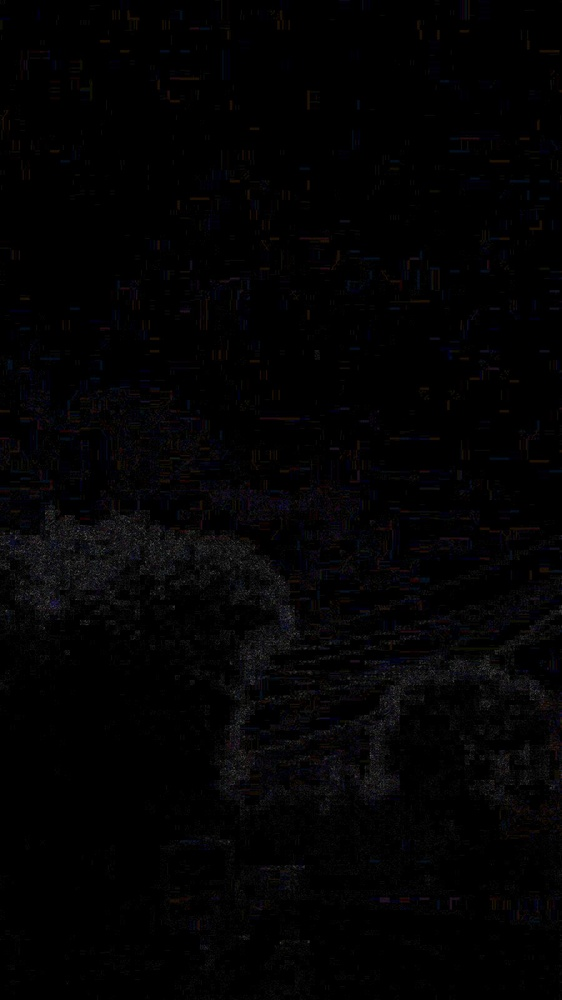
#> input picture output/ela_edited_result.jpeg, 562 x 1000 px, shrunk from 900 x 1600 before the run
$ python analyze.py output/ela_edited_result.jpeg
#> lines starting #> are read from the running program, lines starting #| are printed output that depends on the picture
### modules/ela.py
from PIL import Image, ImageChops, ImageEnhance
from io import BytesIO


def run_ela(image_path, output_path, quality=90):
    # 1. open the original image, convert to RGB
#> called with image_path = 'output/ela_edited_result.jpeg', output_path = 'output/ela_edited_result.jpeg', quality = 90
    with Image.open(image_path) as im_rgba:
#> im_rgba is the input picture: PIL image 562x1000 RGB; mean R, G, B 3, 2.7, 3.4
        im_rgb = im_rgba.convert(mode='RGB')

    # 2. save it temporarily to a buffer/temp file at the given quality
    #    (this re-compresses it — authentic regions settle, tampered ones don't)
    image_Buffer = BytesIO()
    im_rgb.save(image_Buffer, format="JPEG", quality=quality)

    # 3. open that resaved version
    image1 = Image.open(image_path)
    image_Buffer.seek(0)
    image2 = Image.open(image_Buffer)

    # 4. compute pixel-wise difference between original and resaved
    #    (use ImageChops.difference)
    result = ImageChops.difference(image1, image2)

    # 5. amplify the difference so it's humanly visible
    #    (scale brightness up — a factor like 10-15x)
    enhanced = ImageEnhance.Brightness(result)
    result = enhanced.enhance(15)
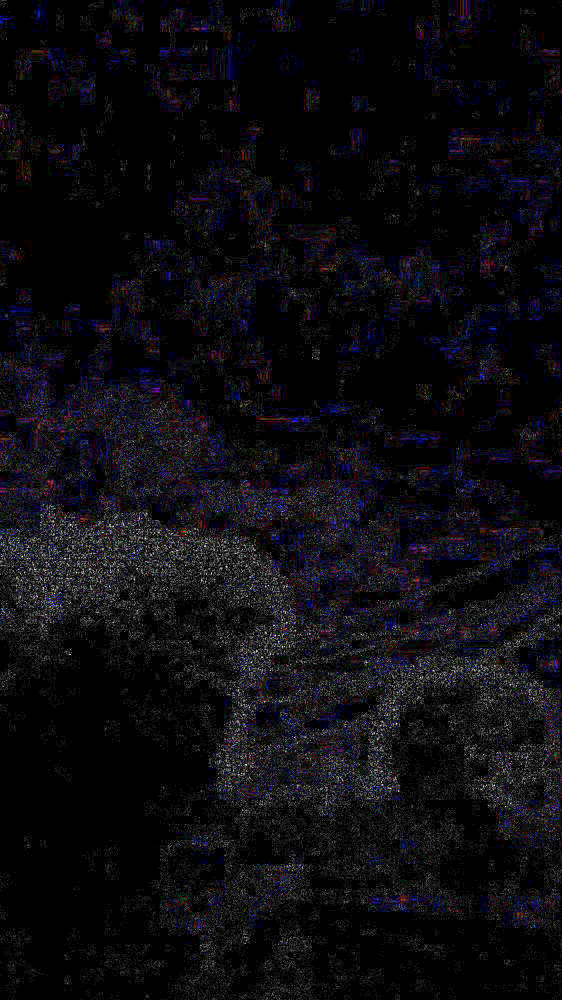
#> result: PIL image 562x1000 RGB; mean R, G, B 13.2, 12.1, 16.5

    # 6. save the amplified difference image to output_path
    result.save(output_path)

    # 7. return the output path (so main can report it)
    return output_path

### modules/metadata.py
from PIL import Image
from PIL.ExifTags import TAGS


def extract_metadata(image_path):

    # 1. open the image with Pillow
#> called with image_path = 'output/ela_edited_result.jpeg'
    image = Image.open(image_path)

    # 2. extract raw EXIF data from the image
    exif_data = image._getexif()
    metadata = {}
    if exif_data is not None:
        for tag_id, value in exif_data.items():
            # convert raw tag IDs to human-readable tag names
            tag_name = TAGS.get(tag_id, tag_id)
            metadata[tag_name] = value
            print(f"{tag_name}: {value}")
    else:
        print("No EXIF data found.")

    return metadata

### modules/noise.py
from PIL import Image, ImageEnhance
import numpy as np
import cv2 as cv


def run_noise_analysis(image_path, output_path):
    # 1. open image and convert to grayscale
#> called with image_path = 'output/ela_edited_result.jpeg', output_path = 'output/noise_result.jpeg'
    src = cv.imread(image_path)
    gray_image = cv.cvtColor(src, cv.COLOR_BGR2GRAY)
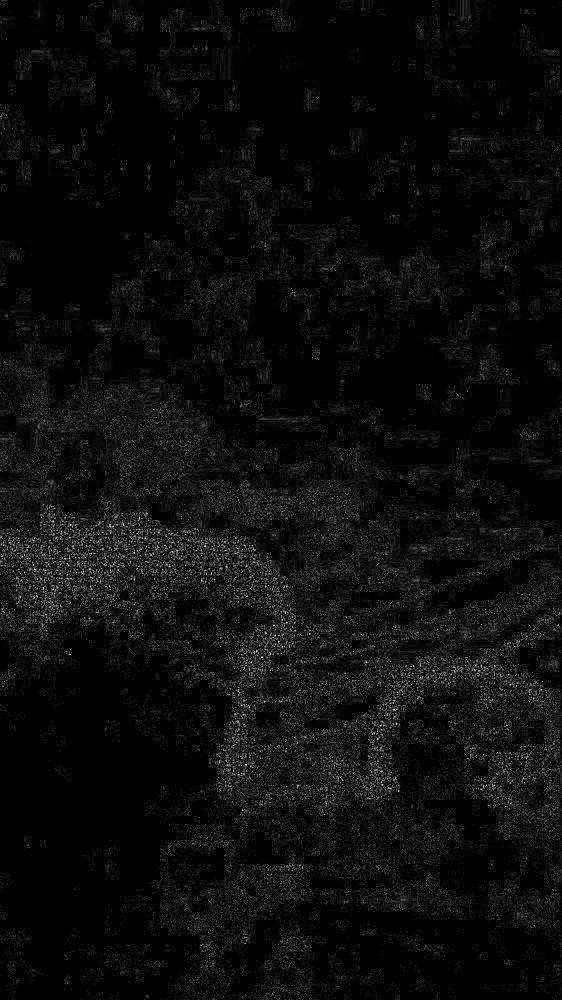
#> gray_image: shape (1000, 562); min 0, max 255, mean 13.3

    # 2. apply Gaussian blur to the grayscale image
    blur = cv.GaussianBlur(gray_image, (5, 5), 0)

    # 3. subtract the blurred version from the original grayscale
    diff = cv.absdiff(gray_image, blur)
    diff_image = Image.fromarray(diff)
    # 4. amplify the result so differences are visible
    enhanced = ImageEnhance.Brightness(diff_image)
    result = enhanced.enhance(15)
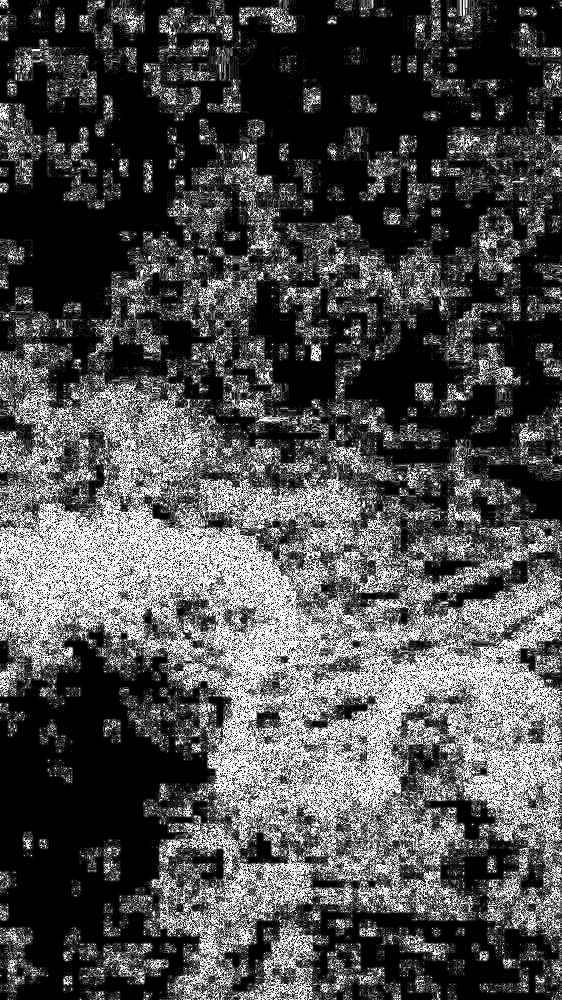
#> result: PIL image 562x1000 L; min 0, max 255, mean 78

    # 5. save the noise map to output_path
    result.save(output_path)

    # 6. return output_path
    return output_path

### analyze.py
import argparse
from modules.ela import run_ela
from modules.metadata import extract_metadata
from modules.noise import run_noise_analysis

if __name__ == "__main__":
    parser = argparse.ArgumentParser()
    parser.add_argument("image_path")
    args = parser.parse_args()

    ela_output = "output/ela_edited_result.jpeg"
    noise_output = "output/noise_result.jpeg"

    print("Running ELA...")
    run_ela(args.image_path, ela_output)
    print(f"ELA complete - saved to {ela_output}")

    print("\nRunning Metadata...")
    extract_metadata(args.image_path)
    print("Metadata extraction completed")

    print("\nRunning Noise Analysis...")
    run_noise_analysis(args.image_path, noise_output)
    print(f"Noise analysis complete - saved to {noise_output}")
